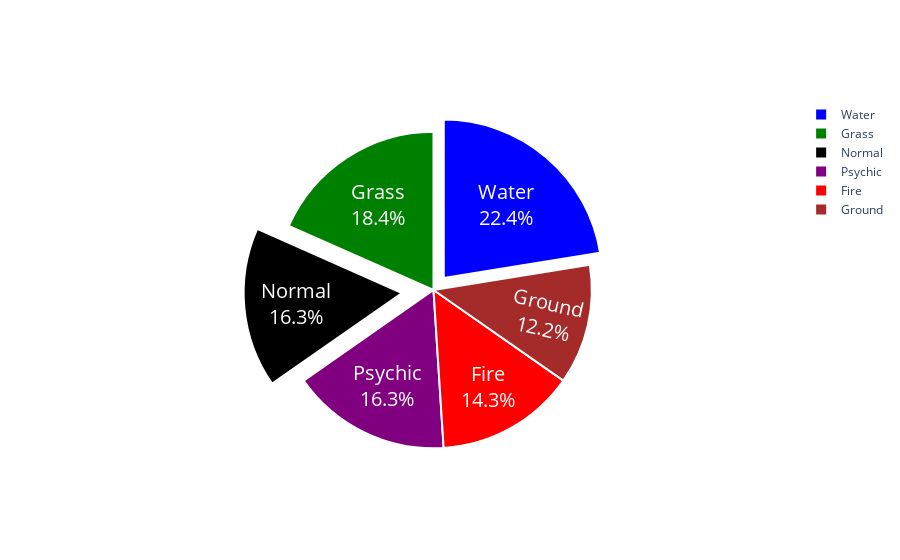

The notebook cell saved with this chart:
### Markdown cell above
### Pie Charts

### Code cell
# Create Pie chart of the largest nations in Asia
# Color maps here plotly.com/python/builtin-colorscales/
df_samer = px.data.gapminder().query("year == 2007").query("continent == 'Asia'")
px.pie(df_samer, values='pop', names='country', 
       title='Population of Asian continent', 
       color_discrete_sequence=px.colors.sequential.RdBu)

# Customize pie chart
colors = ['blue', 'green', 'black', 'purple', 'red', 'brown']
fig = go.Figure(data=[go.Pie(labels=['Water','Grass','Normal','Psychic', 'Fire', 'Ground'], 
                       values=[110,90,80,80,70,60])])
# Define hover info, text size, pull amount for each pie slice, and stroke
fig.update_traces(hoverinfo='label+percent', textfont_size=20,
                  textinfo='label+percent', pull=[0.1, 0, 0.2, 0, 0, 0],
                  marker=dict(colors=colors, line=dict(color='#FFFFFF', width=2)))

### Figure 1 — Plotly figure (JSON) as saved in the notebook; plotly's stock layout.template omitted (floating-point values rounded to 4 significant figures)
{"data": [{"hoverinfo": "label+percent", "labels": ["Water", "Grass", "Normal", "Psychic", "Fire", "Ground"], "marker": {"colors": ["blue", "green", "black", "purple", "red", "brown"], "line": {"color": "#FFFFFF", "width": 2}}, "pull": [0.1, 0, 0.2, 0, 0, 0], "textfont": {"size": 20}, "textinfo": "label+percent", "type": "pie", "values": [110, 90, 80, 80, 70, 60]}], "layout": {"autosize": true}}
